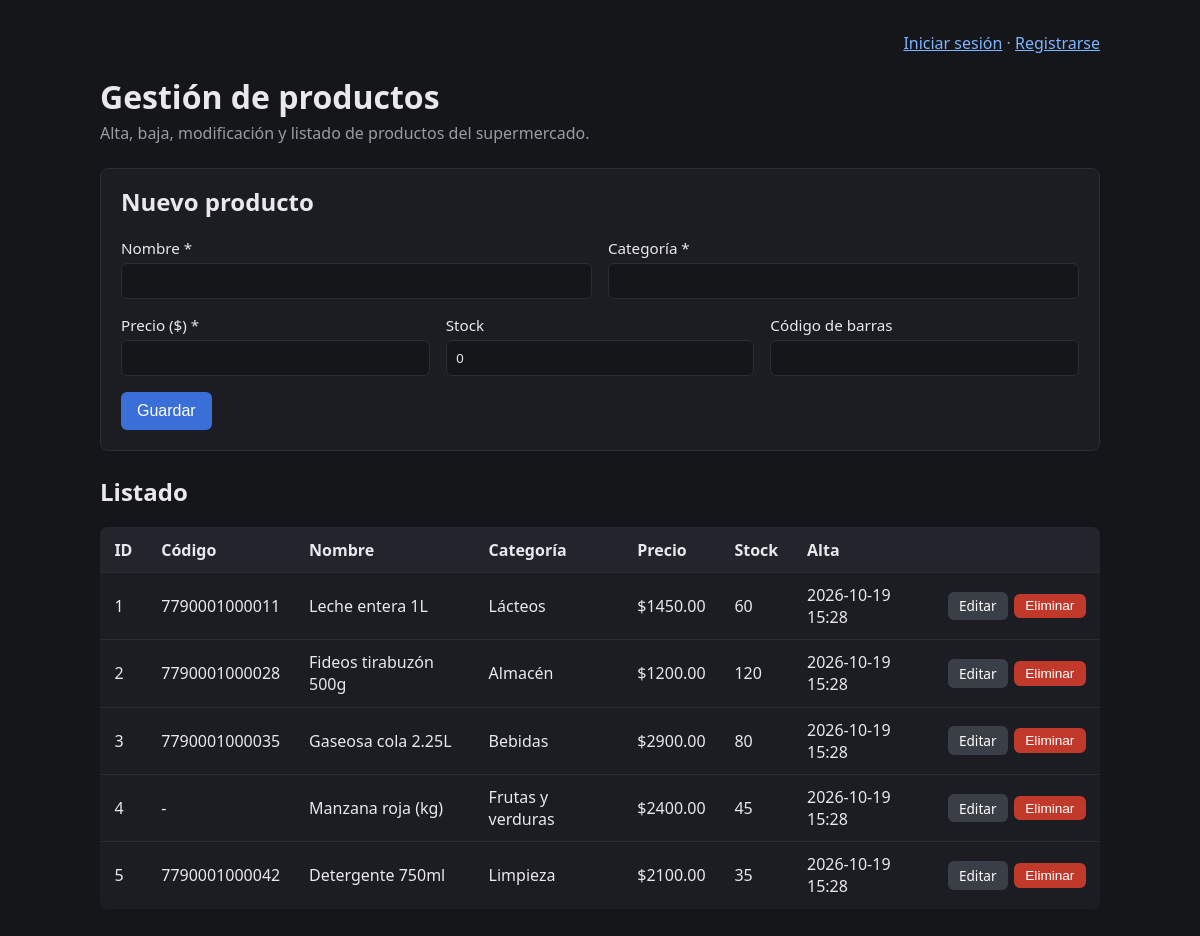
The page / on the database its author committed.
### models.py (models this page shows, shortened)
class Producto(db.Model):
    __tablename__ = "productos"
    id = db.Column(db.Integer, primary_key=True)
    codigo_barras = db.Column(db.String(30), unique=True)  # opcional, pero no se puede repetir
    nombre = db.Column(db.String(120), nullable=False)
    categoria = db.Column(db.String(60), nullable=False)
    precio = db.Column(db.Float, nullable=False)
    stock = db.Column(db.Integer, nullable=False, default=0)
    fecha_alta = db.Column(db.DateTime, nullable=False, default=datetime.utcnow)

### app.py (the view)
@app.route("/")
def index():
    return render_template("index.html", productos=obtener_todos(), form={}, editando=None)

### models.py (called while the page is built)
def obtener_todos():
    return Producto.query.order_by(Producto.id).all()

### templates/index.html (shortened to what this page needs)
<!DOCTYPE html>
<html lang="es">
<head>
    <link rel="stylesheet" href="{{ url_for('static', filename='style.css') }}">
</head>
<body>
    <main>
        <nav>
            {% if current_user.is_authenticated %}
                Conectado como <strong>{{ current_user.username }}</strong> ·
                <a href="{{ url_for('protegido') }}">Zona protegida</a> ·
                <a href="{{ url_for('logout') }}">Cerrar sesión</a>
            {% else %}
                <a href="{{ url_for('login') }}">Iniciar sesión</a> ·
                <a href="{{ url_for('registro') }}">Registrarse</a>
            {% endif %}
        </nav>
        <h1>Gestión de productos</h1>
        <p class="subtitulo">Alta, baja, modificación y listado de productos del supermercado.</p>
        <section class="tarjeta">
            {% if editando %}
            <h2>Editar producto #{{ editando }}</h2>
            <form method="post" action="{{ url_for('editar_producto', producto_id=editando) }}">
            {% else %}
            <h2>Nuevo producto</h2>
            <form method="post" action="{{ url_for('nuevo_producto') }}">
            {% endif %}
                <div class="fila">
                    <label>Nombre *
                        <input type="text" name="nombre" maxlength="120" value="{{ form.get('nombre', '') }}" required>
                    </label>
                    <label>Categoría *
                        <input type="text" name="categoria" maxlength="60" list="categorias" value="{{ form.get('categoria', '') }}" required>
                    </label>
                </div>
                <div class="fila">
                    <label>Precio ($) *
                        <input type="number" name="precio" min="0" step="0.01" value="{{ form.get('precio', '') }}" required>
                    </label>
                    <label>Stock
                        <input type="number" name="stock" min="0" step="1" value="{{ form.get('stock', 0) }}">
                    </label>
                    <label>Código de barras
                        <input type="text" name="codigo_barras" maxlength="30" value="{{ form.get('codigo_barras') or '' }}">
                    </label>
                </div>
                <div class="acciones">
                    <button type="submit">{{ "Actualizar" if editando else "Guardar" }}</button>
                </div>
            </form>
        </section>
        <h2>Listado</h2>
        <div class="tabla-wrap">
            <table>
                <thead>
                    <tr>
                        <th>ID</th>
                        <th>Código</th>
                        <th>Nombre</th>
                        <th>Categoría</th>
                        <th>Precio</th>
                        <th>Stock</th>
                        <th>Alta</th>
                        <th></th>
                    </tr>
                </thead>
                <tbody>
                    {% for p in productos %}
                    <tr>
                        <td>{{ p.id }}</td>
                        <td>{{ p.codigo_barras or "-" }}</td>
                        <td>{{ p.nombre }}</td>
                        <td>{{ p.categoria }}</td>
                        <td>${{ "%.2f"|format(p.precio) }}</td>
                        <td>{{ p.stock }}</td>
                        <td>{{ p.fecha_alta.strftime("%Y-%m-%d %H:%M") }}</td>
                        <td>
                            <div class="celda-acciones">
                                <a class="boton chico secundario" href="{{ url_for('editar_producto', producto_id=p.id) }}">Editar</a>
                                <form method="post" action="{{ url_for('borrar_producto', producto_id=p.id) }}">
                                    <button type="submit" class="chico peligro">Eliminar</button>
                                </form>
                            </div>
                        </td>
                    </tr>
                    {% else %}
                    <tr>
                        <td colspan="8">No hay productos cargados.</td>
                    </tr>
                    {% endfor %}
                </tbody>
            </table>
        </div>
    </main>
</body>
</html>

### static/style.css (style rules this page uses)
* { box-sizing: border-box; }
body { margin: 0; padding: 2rem; background: #14161a; color: #e9e9ec; font-family: system-ui, sans-serif; }
main { max-width: 1000px; margin: 0 auto; }
h1 { margin-bottom: 0.25rem; }
h2 { margin-top: 1.5rem; }
.subtitulo { color: #9a9ca3; margin-top: 0; margin-bottom: 1.5rem; }
.tarjeta { background: #1b1d22; border: 1px solid #2a2d34; border-radius: 8px; padding: 1rem 1.25rem 1.25rem; }
.tarjeta h2 { margin-top: 0; }
form { display: flex; flex-direction: column; gap: 1rem; }
.fila { display: flex; gap: 1rem; flex-wrap: wrap; }
.fila label { flex: 1 1 180px; }
label { display: flex; flex-direction: column; gap: 0.3rem; font-size: 0.95rem; }
input { padding: 0.6rem; border: 1px solid #2a2d34; border-radius: 6px; background: #14161a; color: #e9e9ec; }
.acciones { display: flex; gap: 0.75rem; }
button { padding: 0.6rem 1rem; border: none; border-radius: 6px; background: #3b6fd8; color: #fff; font-size: 1rem; cursor: pointer; }
button.peligro { background: #c0392b; }
button.chico { padding: 0.3rem 0.7rem; font-size: 0.85rem; }
.tabla-wrap { overflow-x: auto; }
table { width: 100%; border-collapse: collapse; background: #1b1d22; border-radius: 8px; overflow: hidden; }
th, td { text-align: left; padding: 0.7rem 0.9rem; border-bottom: 1px solid #2a2d34; }
th { background: #22252b; font-weight: 600; }
tr:last-child td { border-bottom: none; }
.celda-acciones { white-space: nowrap; display: flex; gap: 0.4rem; align-items: center; }
.celda-acciones form { margin: 0; }
a { color: #7fb4ff; }
nav { text-align: right; color: #9a9ca3; margin-bottom: 1rem; }
.boton { padding: 0.6rem 1rem; border-radius: 6px; background: #3b6fd8; color: #fff; text-decoration: none; display: inline-block; }
.boton.secundario { background: #3a3e47; }
.boton.chico { padding: 0.3rem 0.7rem; font-size: 0.85rem; }

### rows shown on the page
Producto: id "1", codigo_barras "7790001000011", nombre "Leche entera 1L", categoria "Lácteos", precio "1450.00", stock "60", fecha_alta "2026-10-19 15:28"
Producto: id "2", codigo_barras "7790001000028", nombre "Fideos tirabuzón 500g", categoria "Almacén", precio "1200.00", stock "120", fecha_alta "2026-10-19 15:28"
Producto: id "3", codigo_barras "7790001000035", nombre "Gaseosa cola 2.25L", categoria "Bebidas", precio "2900.00", stock "80", fecha_alta "2026-10-19 15:28"
Producto: id "4", codigo_barras "-", nombre "Manzana roja (kg)", categoria "Frutas y verduras", precio "2400.00", stock "45", fecha_alta "2026-10-19 15:28"
Producto: id "5", codigo_barras "7790001000042", nombre "Detergente 750ml", categoria "Limpieza", precio "2100.00", stock "35", fecha_alta "2026-10-19 15:28"

### other values the page prints
{{ "Actualizar" if editando else "Guardar" }} "Guardar"
